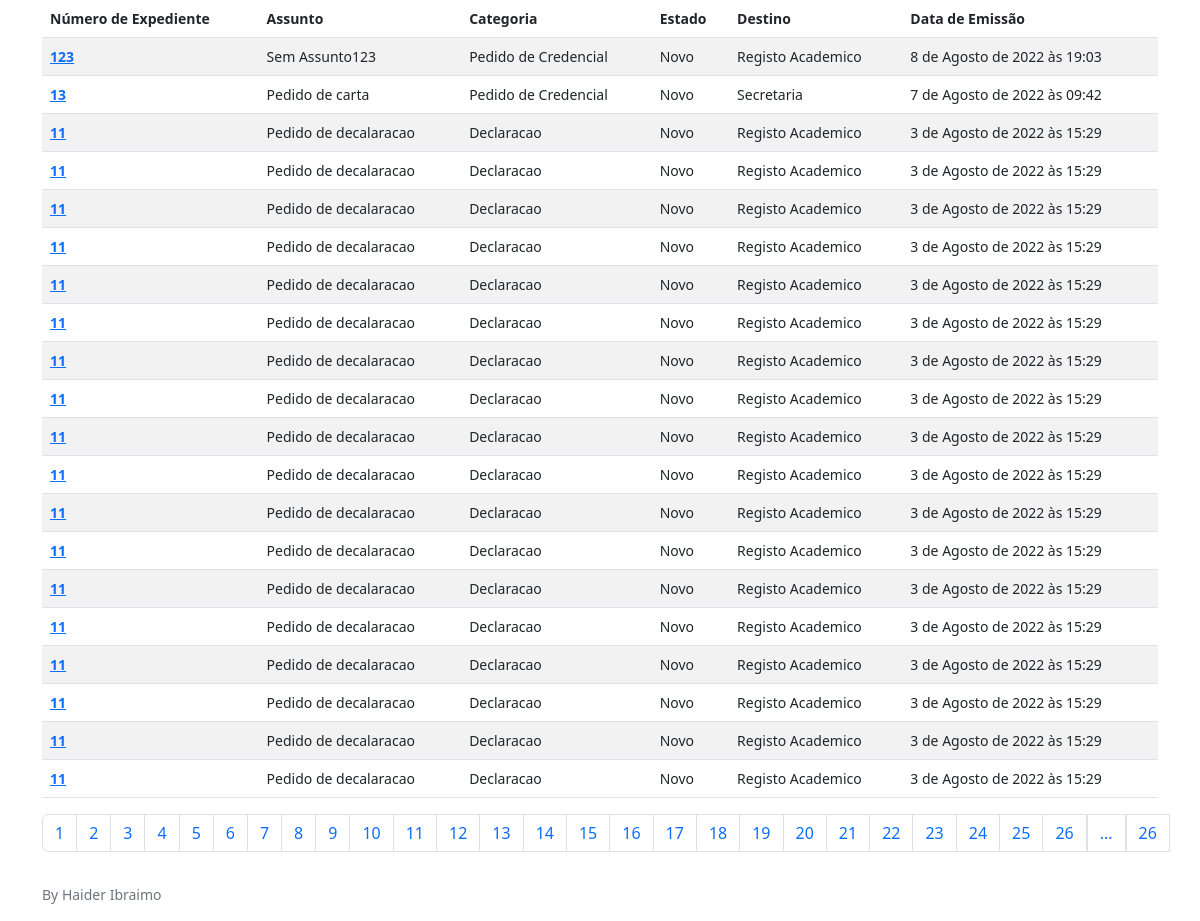
Before: / with the older database file.
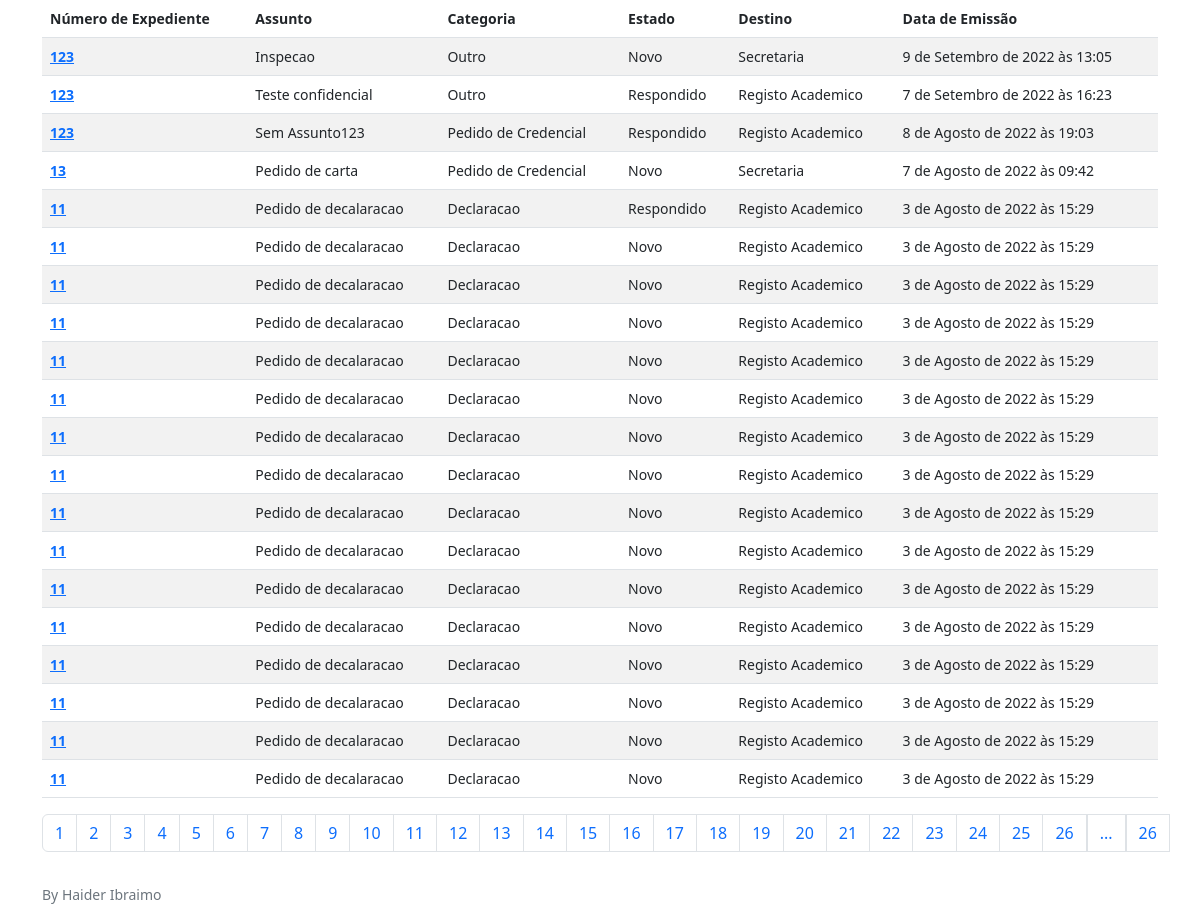
After: the same page with the newer database file.
### expedient/models.py (models this page shows, shortened)
class Expedient(models.Model):
    numero_Ex = models.IntegerField()
    tipo = models.CharField(max_length=50)
    departamento = models.CharField(max_length=100)
    categoria = models.CharField(max_length=100)
    assunto = models.CharField(max_length=150, null=False, )
    prioridade = models.CharField(max_length=20)
    confidencial = models.BooleanField(default=False)
    descricao = models.TextField(null=True, )
    estado = models.CharField(max_length=20)
    anexo = models.FileField(upload_to ='expedient/uploads/%Y/%m/%d/', null=True,)
    data_emissao = models.DateTimeField(auto_now_add=True)
    data_recepcao = models.DateTimeField(auto_now=True)
    recebido = models.BooleanField(default=False)
    slug = models.SlugField()
    departamento = models.ForeignKey(Departamento, on_delete=models.SET_NULL, null=True, default=None)
    usuario = models.ForeignKey(User, on_delete=models.SET_NULL, null=True)

class Departamento(models.Model):
    nome = models.CharField(max_length=65)
    def __str__(self):
        return self.nome

### expedient/views.py (the view)
# urls.py: path('', views.home, name="home"),
def home(request):
    expedients = Expedient.objects.filter(recebido=False).order_by('-id')
    page_obj, pagination_range = make_pagination(request, expedients, PER_PAGES)
    return render(request, 'expedient/pages/home.html', context={
        'expedients': page_obj,
        'pagination_range': pagination_range,
    })

### utils/expedient/pagination.py (called while the page is built)
def make_pagination(request, queryset, per_page, qty_pages=4):
    try:
        current_page = int(request.GET.get('page', 1))
    except ValueError:
        current_page = 1
    paginator = Paginator(queryset, per_page)
    page_obj = paginator.get_page(current_page)
    pagination_range = make_pagination_range(
        paginator.page_range,
        qty_pages,
        current_page
    )
    return page_obj, pagination_range

### expedient/templates/expedient/pages/home.html (shortened to what this page needs)
{% extends 'global/base.html' %}
{% block content %}
<div class="main-content main-content-list container">
    <table class="table table-striped">
        <thead>
            <tr>
              <th scope="col">Número de Expediente</th>
              <th scope="col">Assunto</th>
              <th scope="col">Categoria</th>
              <th scope="col">Estado</th>
              <th scope="col">Destino</th>
              <th scope="col">Data de Emissão</th>
            </tr>
          </thead>
          <tbody>
    {% for expedient in expedients %}
        {% include 'expedient/partials/expedients-table.html' %}
    {% endfor %}
</tbody>
</table>
</div>
{% endblock content %}

### expedient/templates/expedient/partials/expedients-table.html
        <tr>
          <th scope="row">
            <a href="#">
                {{ expedient.numero_Ex }}
            </a>
          </th>
          <td> {{ expedient.assunto }}</td>
          <td>{{ expedient.categoria }}</td>
          <td>{{ expedient.estado }}</td>
          <td>{{ expedient.departamento }}</td>
          <td>{{ expedient.data_emissao }}</td>
        </tr>

Changed rows visible on the page:
no longer on this page (row edited): Expedient: numero_Ex "11", assunto "Pedido de decalaracao", categoria "Declaracao", estado "Novo", departamento "Registo Academico", data_emissao "3 de Agosto de 2022 às 15:29"
no longer on this page (row unchanged): Expedient: numero_Ex "11", assunto "Pedido de decalaracao", categoria "Declaracao", estado "Novo", departamento "Registo Academico", data_emissao "3 de Agosto de 2022 às 15:29"
added Expedient: numero_Ex "123", assunto "Inspecao", categoria "Outro", estado "Novo", departamento "Secretaria", data_emissao "9 de Setembro de 2022 às 13:05"
added Expedient: numero_Ex "123", assunto "Teste confidencial", categoria "Outro", estado "Respondido", departamento "Registo Academico", data_emissao "7 de Setembro de 2022 às 16:23"
changed Expedient "Sem Assunto123": estado "Novo" → "Respondido"
changed Expedient (number 5 of 20 on the later page): estado "Novo" → "Respondido"
